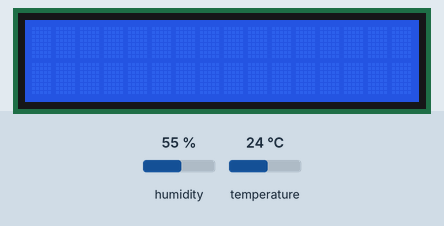
Recording of a sketch running on a simulated ESP32. Parts: 16×2 character LCD. The test bench sets the inputs (shaded band); at power-on: humidity 55 %, temperature 24 °C.

Above: at 1.2 s.
1.3 s: humidity set to 22 %
At 15.2 s:
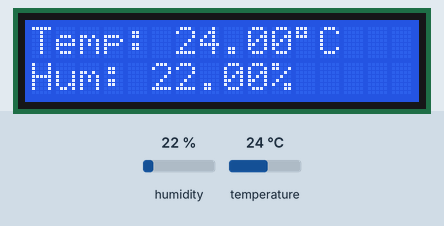
15.3 s: temperature set to 12 °C
At 25.7 s:
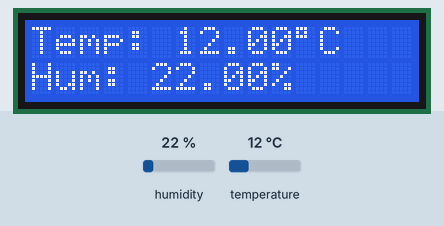
26.7 s: humidity set to 40 %
At 36.3 s:
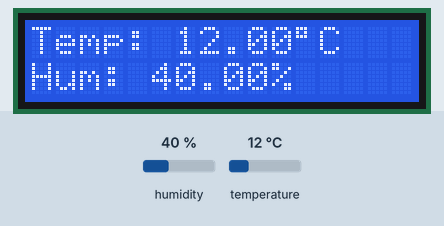
Timing chart, 0 to 37.8 s (numbered marks = the images above; inputs shaded):
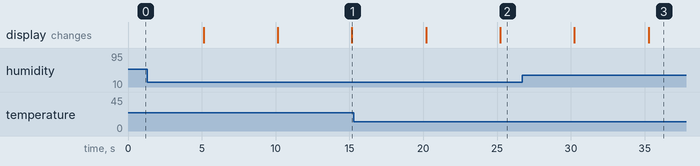

Measured:
- after the input at 1.3 s, the display: first differs from a run without the input after 13.9 s (image 1)
- after the input at 15.3 s, the display: first differs from a run without the input after 9.9 s (image 2)
- after the input at 26.7 s, the display: first differs from a run without the input after 8.6 s (image 3)

The sketch:

23_lcdtemperatura.ino
```cpp
#include <LiquidCrystal_I2C.h>
#include <Wire.h>
#include <DHT.h>

#define SDA 13
#define SCL 14
#define ADDR 0x3F // lA OTRA ES 0x3F
#define DHT_PIN 15
#define DHTTYPE DHT11

LiquidCrystal_I2C lcd(ADDR, 16, 2);  // E este manejador es ldd. Manejador en inglés es HNADLE

DHT dht(DHT_PIN, DHTTYPE);
float temp = 0.0;
float hum = 0.0;

void setup() {
  Serial.begin(115200);

  Wire.begin(SDA, SCL);
  dht.begin();
  lcd.init();
  lcd.clear();
  lcd.backlight();
}

void loop() {
  temp = dht.readTemperature();
  hum = dht.readHumidity();
  lcd.clear();
  delay(5000);

  lcd.setCursor(0, 0);
  lcd.print("Temp: " + String(temp) + char(223) + "C");
  lcd.setCursor(0, 1);
  lcd.print("Hum: " + String(hum) + "%");
  /*
  temp = dht.readTemperature();
  hum = dht.readHumidity();
  lcd.setCursor(0, 0);
  lcd.print("Temp: " + String(temp) + char(223) + "C");
  lcd.setCursor(0, 1);
  lcd.print("Hum: " + String(hum) + "%");
  */

  delay(5000);
}
```
